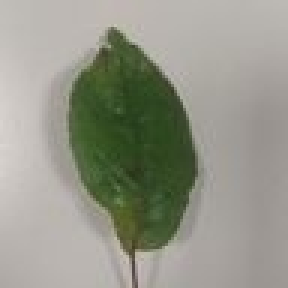
#> input picture check_image.jpg, 96 x 96 px, found by its file name (shown 3 times larger)
$ python make_probes.py
#> lines starting #> are read from the running program, lines starting #| are printed output that depends on the picture
"""Builds the small probe images the browser test uploads.

    python tests/make_probes.py

Two kinds of probe, both of which have an exactly known tensor, so a browser result can be
compared with the ONNX model without any "resampling is allowed to differ" excuse:

  centre_crop_probe.png  288x96, black | check_image 96x96 | black. The centre square is exactly
                         check_image.jpg, and 96 -> 96 is not resampled, so the page must give
                         the same probabilities as check_expected.json. A page that cropped from
                         the corner or resized the whole strip would not.
  colour_probe_{1,2,3}.png  800x600 filled with one colour. A constant image stays constant under
                         any crop or resize, so the tensor is known exactly from the colour;
                         the three colours are red-, green- and blue-dominant and would disagree
                         if the channels were written in the wrong order.
"""
import os

import numpy as np
from PIL import Image

HERE = os.path.dirname(os.path.abspath(__file__))
OUT = os.path.join(HERE, "images")


def main():
    os.makedirs(OUT, exist_ok=True)
    leaf = Image.open("check_image.jpg").convert("RGB")
#> leaf is the input picture: PIL image 96x96 RGB; mean R, G, B 148.6, 150, 137.1
    assert leaf.size == (96, 96), leaf.size

    strip = Image.new("RGB", (288, 96), (0, 0, 0))
#> strip: PIL image 288x96 RGB; every value is 0
    strip.paste(leaf, (96, 0))
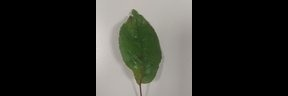
#> strip: PIL image 288x96 RGB; mean R, G, B 49.5, 50, 45.7
    strip.save(os.path.join(OUT, "centre_crop_probe.png"))

    for i, colour in enumerate([(190, 70, 60), (60, 170, 80), (70, 90, 200)], start=1):
        Image.fromarray(np.full((600, 800, 3), colour, np.uint8)).save(
            os.path.join(OUT, f"colour_probe_{i}.png"))
#> this loop made 3 passes
#> pass 1, in main, `Image.fromarray(np.full((600, 800, 3), colour, np.uint8)).save( os.pat..`:
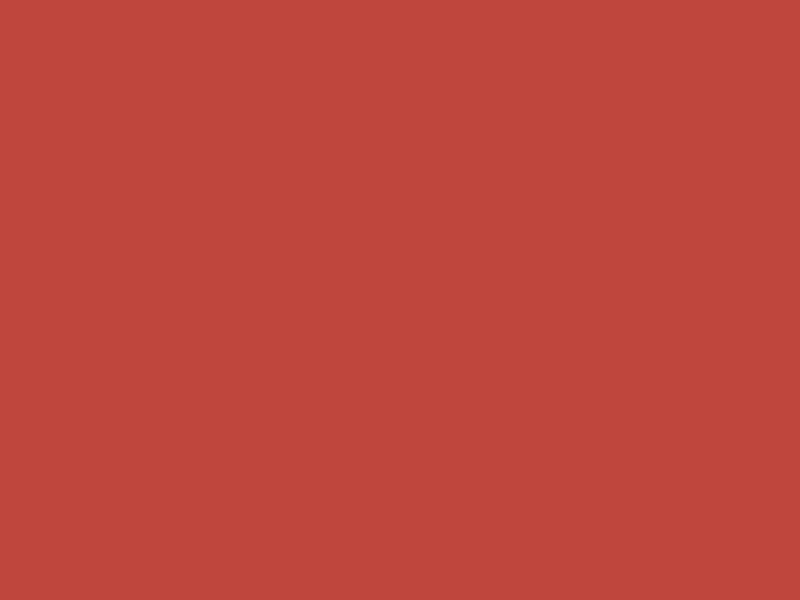
#> saved as colour_probe_1.png: PIL image 800x600 RGB; mean R, G, B 190, 70, 60
#> pass 2, in main, `Image.fromarray(np.full((600, 800, 3), colour, np.uint8)).save( os.pat..`:
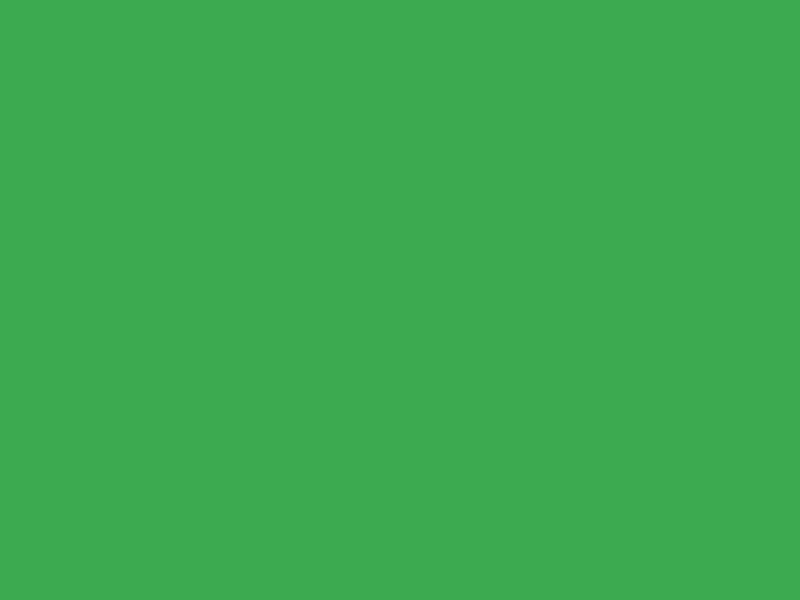
#> saved as colour_probe_2.png: PIL image 800x600 RGB; mean R, G, B 60, 170, 80
    print("wrote", ", ".join(sorted(os.listdir(OUT))))


if __name__ == "__main__":
    main()
